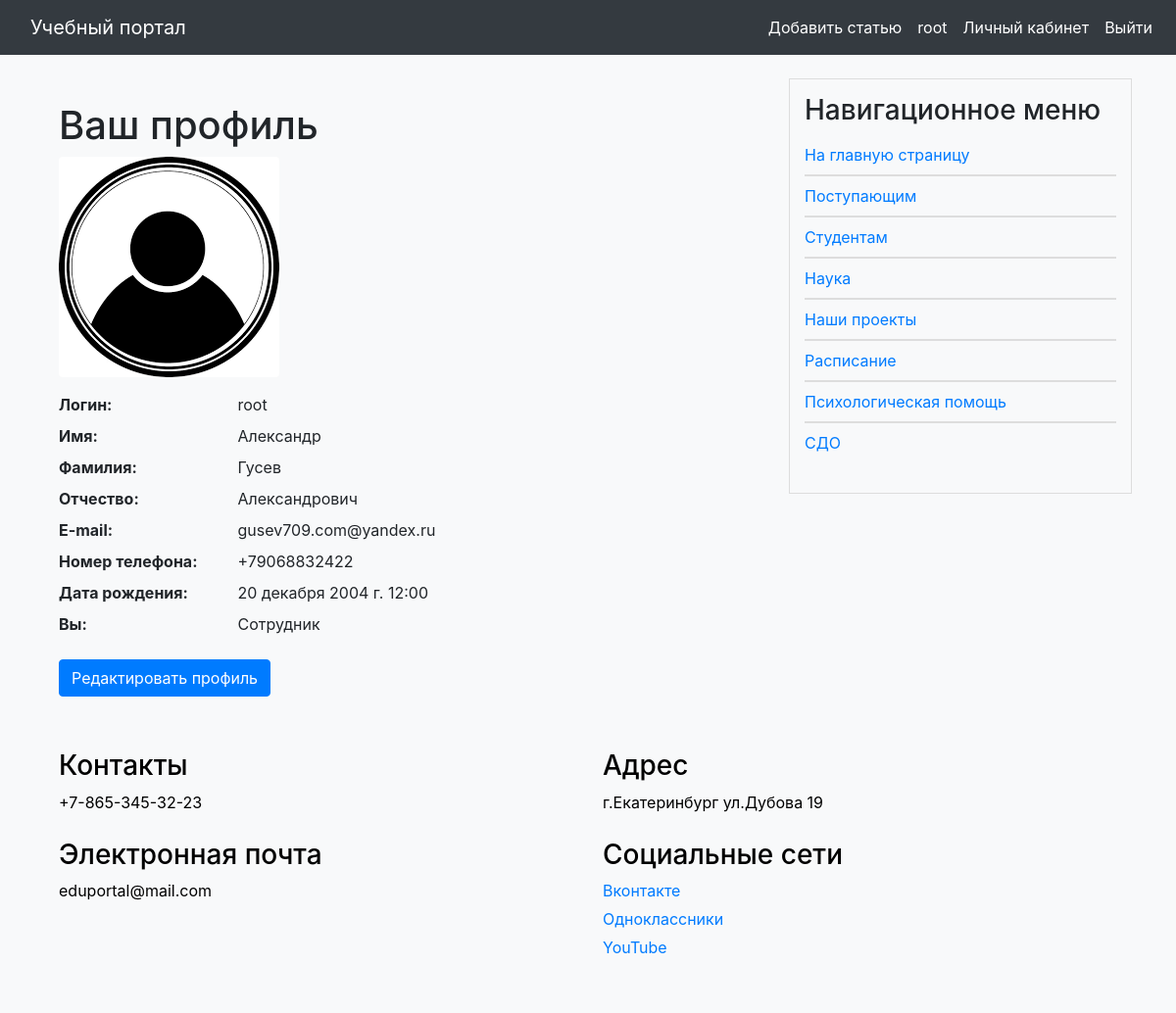
/users/profile/ (signed in), run on the app's committed database.
### users/models.py (models this page shows, shortened)
class User(AbstractUser):
    class Status(models.IntegerChoices):
        NO_CURATOR = 0, 'Не куратор'
        CURATOR = 1, 'Куратор'
    surname = models.CharField(max_length=255, blank=True, verbose_name='Отчество')
    photo = models.ImageField(upload_to="users/%Y/%m/%d/", blank=True, null=True, verbose_name="Фотография")
    date_birth = models.DateTimeField(blank=True, verbose_name="Дата рождения")
    cat_user = models.ForeignKey('CategoryUser', on_delete=models.PROTECT, related_name='users',
                                 default=None, null=True, verbose_name='Категория пользователя')
    group_stud = models.ForeignKey('GroupStudents', blank=True, related_name='groups',
                                   verbose_name='Группа пользователя', on_delete=models.PROTECT, default=None,
                                   null=True)
    phone_number = models.CharField(max_length=100, unique=True, blank=True, verbose_name='Номер телефона')
    courses = models.ManyToManyField('education.Courses', related_name='course_teacher',
                                     verbose_name='Курсы преподавателя', null=True, blank=True)
    is_curator = models.BooleanField(choices=tuple(map(lambda x: (bool(x[0]), x[1]), Status.choices)),
                                     default=Status.NO_CURATOR, verbose_name="Статус кураторства")

class CategoryUser(models.Model):
    class Meta:
        verbose_name = 'Категория пользователя'
        verbose_name_plural = 'Категории пользователей'
    title = models.CharField(max_length=100, verbose_name='Название')
    def __str__(self):
        return self.title

### portal/models.py (models this page shows, shortened)
class ShowInfo(models.Model):
    class Meta:
        verbose_name = 'Основная информация'
        verbose_name_plural = 'Основная информация'
    title = models.CharField(max_length=255, verbose_name='Заголовок')
    slug = models.SlugField(max_length=255, unique=True, db_index=True, verbose_name='Slug')
    photo = models.ImageField(upload_to='photos/info', default=None,
                              blank=True, null=True, verbose_name='Фото')
    file = models.FileField(upload_to='file/%Y/%m/%d/', default=None,
                            blank=True, null=True, verbose_name='Файлы')
    content = models.TextField(blank=True, verbose_name='Текст статьи')
    def get_absolute_url(self):
        return reverse('show_info', kwargs={'info_slug': self.slug})

### users/views.py (the view)
# urls.py: path('profile/', views.ProfileView.as_view(), name='profile'),
class ProfileView(LoginRequiredMixin, TemplateView):
    template_name = 'users/profile.html'
    def get_context_data(self, **kwargs):
        context = super().get_context_data(**kwargs)
        context['title'] = 'Профиль пользователя'
        context['user'] = self.request.user
        context['default_image'] = settings.DEFAULT_USER_IMAGE
        return context

### portal/context_processors.py (called while the page is built)
def get_portal_context(request):
    navigate = ShowInfo.objects.all()
    return {'navigate': navigate}

### users/templates/users/profile.html (shortened to what this page needs)
{% extends 'base.html' %}
{% block content %}
<div class="container mt-4">
    <h1>Ваш профиль</h1>
    {% if user.photo %}
        <img src="{{ user.photo.url }}" class="img-fluid rounded mb-3" alt="Профильное фото">
    {% else %}
        <img src="{{ default_image }}" class="img-fluid rounded mb-3" alt="Профильное фото">
    {% endif %}
    <dl class="row">
        <dt class="col-sm-3">Логин:</dt>
        <dd class="col-sm-9">{{ user.username }}</dd>
        <dt class="col-sm-3">Имя:</dt>
        <dd class="col-sm-9">{{ user.first_name }}</dd>
        <dt class="col-sm-3">Фамилия:</dt>
        <dd class="col-sm-9">{{ user.last_name }}</dd>
        <dt class="col-sm-3">Отчество:</dt>
        <dd class="col-sm-9">{{ user.surname }}</dd>
        <dt class="col-sm-3">E-mail:</dt>
        <dd class="col-sm-9">{{ user.email }}</dd>
        <dt class="col-sm-3">Номер телефона:</dt>
        <dd class="col-sm-9">{{ user.phone_number }}</dd>
        <dt class="col-sm-3">Дата рождения:</dt>
        <dd class="col-sm-9">{{ user.date_birth }}</dd>
        {% if user.cat_user_id == 1 %}
            <dt class="col-sm-3">{{ user.cat_user }}:</dt>
            <dd class="col-sm-9">{{ user.group_stud }} группы</dd>
        {% else %}
            <dt class="col-sm-3">Вы:</dt>
            <dd class="col-sm-9">{{ user.cat_user }}</dd>
        {% endif %}
    </dl>
    <a href="{% url 'users:profile_edit' %}" class="btn btn-primary">Редактировать профиль</a>
</div>
{% endblock %}

### templates/base.html (shortened to what this page needs)
{% load static %}
<!DOCTYPE html>
<html lang="en">
<head>
    <link rel="stylesheet" href="https://stackpath.bootstrapcdn.com/bootstrap/4.3.1/css/bootstrap.min.css">
    <link rel="stylesheet" href="https://cdn.jsdelivr.net/npm/bootstrap-icons@1.10.5/font/bootstrap-icons.css">
    <link type="text/css" href="{% static 'portal/css/styles.css' %}" rel="stylesheet" />
</head>
<body>
<nav class="navbar navbar-expand-lg navbar-dark bg-dark fixed-top navbar-custom">
    <a class="navbar-brand" href="/">Учебный портал</a>
    <div class="collapse navbar-collapse" id="navbarNav">
    <ul class="navbar-nav ml-auto">
        {% if user.is_authenticated %}
            {% if request.user.cat_user_id == 3 %}
                <li class="nav-item">
                    <a class="nav-link" href="addpage/">Добавить статью</a>
                </li>
            {% endif %}
            <li class="nav-item">
                <a class="nav-link" href="{% url 'users:profile' %}">{{ user.username }}</a>
            </li>
            <li class="nav-item">
                <a class="nav-link" href="{% url 'education:personal-area' %}">Личный кабинет</a>
            </li>
            <li class="nav-item">
                <a class="nav-link" href="{% url 'users:logout' %}">Выйти</a>
            </li>
        {% endif %}
    </ul>
</div>
</nav>
<div class="container mt-4">
    <div class="row">
        <div class="col-md-8">
            {% block content %}
            {% endblock %}
        </div>
        <div class="col-md-4">
            <div class="nav-block">
                <h3>Навигационное меню</h3>
                <ul>
                    {% if request.path != '/' and request.resolver_match.namespace != 'education' %}
                        <li><a href="/">На главную страницу</a></li>
                    {% endif %}
                    {% if request.resolver_match.namespace == 'education' %}
                        {% if request.user.cat_user_id == 1 %}
                            {% if request.user.group_stud %}
                                <li><a href="{% url 'education:my_group' %}">Моя группа</a></li>
                            {% endif %}
                            <li><a href="{% url 'education:for_students' %}">Для студентов</a></li>
                            <li><a href="{% url 'education:tests' %}">Тесты</a></li>
                            <li><a href="{% url 'education:library' %}">Библиотека</a></li>
                        {% elif request.user.cat_user_id == 2 %}
                            {% if request.user.group_stud %}
                                <li><a href="{% url 'education:my_group' %}">Моя группа</a></li>
                            {% endif %}
                            <li><a href="{% url 'education:for_teacher' %}">Для преподавателей</a></li>
                            <li><a href="{% url 'education:tests' %}">Тесты</a></li>
                            <li><a href="{% url 'education:library' %}">Библиотека</a></li>
                        {% endif %}
                    {% else %}
                        {% for n in navigate %}
                            <li><a href="{{ n.get_absolute_url }}">{{ n.title }}</a></li>
                        {% endfor %}
                    {% endif %}
                </ul>
            </div>
        </div>
    </div>
</div>
<div class="container mt-4">
    <div class="footer">
    <div class="container">
        <div class="row">
            <div class="col-md-6">
                <h3>Контакты</h3>
                <p>+7-865-345-32-23</p>
            </div>
            <div class="col-md-6">
                <h3>Адрес</h3>
                <p>г.Екатеринбург
                ул.Дубова 19</p>
            </div>
            <div class="col-md-6">
                <h3>Электронная почта</h3>
                <p>eduportal@mail.com</p>
            </div>
            <div class="col-md-6">
                <h3>Социальные сети</h3>
                <p><a href="#">Вконтакте</a></p>
                <p><a href="#">Одноклассники</a></p>
                <p><a href="#">YouTube</a></p>
            </div>
        </div>
    </div>
</div>
</body>
</html>

### portal/static/portal/css/styles.css (style rules this page uses)
body { padding-top: 56px; background-color: #f8f9fa; }
.navbar-custom { background-color: #343a40; }
.navbar-custom , .navbar-custom .navbar-text { color: #ffffff; }
.navbar-brand { color: #ffffff; margin-left: 15px; }
.navbar-custom .navbar-nav .nav-link { color: #ffffff; }
.nav-block { background-color: #f8f9fa; padding: 15px; border: 1px solid #ddd; }
.nav-block ul { padding: 0; list-style-type: none; }
.nav-block li { border-top: 1px solid #ddd; border-bottom: 1px solid #ddd; margin: 0; padding: 8px 0; }
.nav-block li:first-child { border-top: none; }
.nav-block li:last-child { border-bottom: none; }
.footer { background-color: #f8f9fa; color: black; padding: 30px 0; width: 100%; }
.footer .row { display: flex; justify-content: space-between; flex-wrap: wrap; }
.footer .col-md-6 { margin-bottom: 20px; }
.footer .col-md-6 p { margin-bottom: 5px; }

### data on the page
User: username "root", first_name "Александр", last_name "Гусев", surname "Александрович", email "gusev709.com@yandex.ru", phone_number "+79068832422", date_birth "20 декабря 2004 г. 12:00", cat_user "Сотрудник"
ShowInfo: title "Поступающим"
ShowInfo: title "Студентам"
ShowInfo: title "Наука"
ShowInfo: title "Наши проекты"
ShowInfo: title "Расписание"
ShowInfo: title "Психологическая помощь"
ShowInfo: title "СДО"
